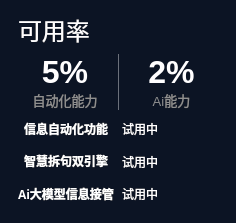
                      <widget class="QFrame" name="instrument_frame">
                       <property name="minimumSize">
                        <size>
                         <width>236</width>
                         <height>223</height>
                        </size>
                       </property>
                       <property name="styleSheet">
                        <string notr="true">QFrame{
	background-color: rgb(12, 20, 36);
border:0px solid red;
	color: rgb(255, 254, 255);
border-radius:14px
}</string>
                       </property>
                       <property name="frameShape">
                        <enum>QFrame::StyledPanel</enum>
                       </property>
                       <property name="frameShadow">
                        <enum>QFrame::Raised</enum>
                       </property>
                       <layout class="QVBoxLayout" name="verticalLayout_33">
                        <property name="spacing">
                         <number>6</number>
                        </property>
                        <property name="leftMargin">
                         <number>18</number>
                        </property>
                        <property name="topMargin">
                         <number>12</number>
                        </property>
                        <property name="rightMargin">
                         <number>18</number>
                        </property>
                        <property name="bottomMargin">
                         <number>16</number>
                        </property>
                        <item>
                         <widget class="QLabel" name="label_63">
                          <property name="font">
                           <font>
                            <family>微软雅黑 Light</family>
                            <pointsize>18</pointsize>
                            <bold>false</bold>
                           </font>
                          </property>
                          <property name="text">
                           <string>可用率</string>
                          </property>
                         </widget>
                        </item>
                        <item>
                         <layout class="QHBoxLayout" name="horizontalLayout_44">
                          <item>
                           <layout class="QVBoxLayout" name="verticalLayout_34">
                            <property name="spacing">
                             <number>0</number>
                            </property>
                            <item>
                             <widget class="QLabel" name="label_64">
                              <property name="font">
                               <font>
                                <pointsize>24</pointsize>
                                <bold>true</bold>
                               </font>
                              </property>
                              <property name="text">
                               <string>5%</string>
                              </property>
                              <property name="alignment">
                               <set>Qt::AlignCenter</set>
                              </property>
                             </widget>
                            </item>
                            <item>
                             <widget class="QLabel" name="label_65">
                              <property name="font">
                               <font>
                                <pointsize>10</pointsize>
                                <bold>false</bold>
                               </font>
                              </property>
                              <property name="styleSheet">
                               <string notr="true">color: rgb(143, 143, 143);</string>
                              </property>
                              <property name="text">
                               <string>自动化能力</string>
                              </property>
                              <property name="alignment">
                               <set>Qt::AlignCenter</set>
                              </property>
                             </widget>
                            </item>
                           </layout>
                          </item>
                          <item>
                           <widget class="Line" name="line_5">
                            <property name="maximumSize">
                             <size>
                              <width>1</width>
                              <height>16777215</height>
                             </size>
                            </property>
                            <property name="styleSheet">
                             <string notr="true">background-color: rgba(255, 255, 255,100);</string>
                            </property>
                            <property name="orientation">
                             <enum>Qt::Vertical</enum>
                            </property>
                           </widget>
                          </item>
                          <item>
                           <layout class="QVBoxLayout" name="verticalLayout_35">
                            <property name="spacing">
                             <number>0</number>
                            </property>
                            <item>
                             <widget class="QLabel" name="label_66">
                              <property name="font">
                               <font>
                                <pointsize>24</pointsize>
                                <bold>true</bold>
                               </font>
                              </property>
                              <property name="text">
                               <string>2%</string>
                              </property>
                              <property name="alignment">
                               <set>Qt::AlignCenter</set>
                              </property>
                             </widget>
                            </item>
                            <item>
                             <widget class="QLabel" name="label_67">
                              <property name="font">
                               <font>
                                <pointsize>10</pointsize>
                                <bold>false</bold>
                               </font>
                              </property>
                              <property name="styleSheet">
                               <string notr="true">color: rgb(143, 143, 143);</string>
                              </property>
                              <property name="text">
                               <string>Ai能力</string>
                              </property>
                              <property name="alignment">
                               <set>Qt::AlignCenter</set>
                              </property>
                             </widget>
                            </item>
                           </layout>
                          </item>
                         </layout>
                        </item>
                        <item>
                         <layout class="QHBoxLayout" name="horizontalLayout_45">
                          <property name="spacing">
                           <number>8</number>
                          </property>
                          <item>
                           <widget class="QPushButton" name="pushButton_28">
                            <property name="font">
                             <font>
                              <family>微软雅黑 Light</family>
                              <bold>true</bold>
                             </font>
                            </property>
                            <property name="styleSheet">
                             <string notr="true">border:none;
color: rgb(255, 255, 255);</string>
                            </property>
                            <property name="text">
                             <string>信息自动化功能</string>
                            </property>
                            <property name="icon">
                             <iconset>
                              <normaloff>resources/img/page0/page0_允许白钩.svg</normaloff>resources/img/page0/page0_允许白钩.svg</iconset>
                            </property>
                            <property name="iconSize">
                             <size>
                              <width>24</width>
                              <height>24</height>
                             </size>
                            </property>
                           </widget>
                          </item>
                          <item>
                           <widget class="QLabel" name="label_68">
                            <property name="maximumSize">
                             <size>
                              <width>16777215</width>
                              <height>32</height>
                             </size>
                            </property>
                            <property name="text">
                             <string>试用中</string>
                            </property>
                           </widget>
                          </item>
                         </layout>
                        </item>
                        <item>
                         <layout class="QHBoxLayout" name="horizontalLayout_46">
                          <property name="spacing">
                           <number>8</number>
                          </property>
                          <item>
                           <widget class="QPushButton" name="pushButton_29">
                            <property name="font">
                             <font>
                              <family>微软雅黑 Light</family>
                              <bold>true</bold>
                             </font>
                            </property>
                            <property name="styleSheet">
                             <string notr="true">border:none;
color: rgb(255, 255, 255);</string>
                            </property>
                            <property name="text">
                             <string>智慧拆句双引擎</string>
                            </property>
                            <property name="icon">
                             <iconset>
                              <normaloff>resources/img/page0/page0_允许白钩.svg</normaloff>resources/img/page0/page0_允许白钩.svg</iconset>
                            </property>
                            <property name="iconSize">
                             <size>
                              <width>24</width>
                              <height>24</height>
                             </size>
                            </property>
                           </widget>
                          </item>
                          <item>
                           <widget class="QLabel" name="label_69">
                            <property name="maximumSize">
                             <size>
                              <width>16777215</width>
                              <height>32</height>
                             </size>
                            </property>
                            <property name="text">
                             <string>试用中</string>
                            </property>
                           </widget>
                          </item>
                         </layout>
                        </item>
                        <item>
                         <layout class="QHBoxLayout" name="horizontalLayout_47">
                          <property name="spacing">
                           <number>8</number>
                          </property>
                          <item>
                           <widget class="QPushButton" name="pushButton_30">
                            <property name="font">
                             <font>
                              <family>微软雅黑 Light</family>
                              <bold>true</bold>
                             </font>
                            </property>
                            <property name="styleSheet">
                             <string notr="true">border:none;
color: rgb(255, 255, 255);</string>
                            </property>
                            <property name="text">
                             <string>Ai大模型信息接管</string>
                            </property>
                            <property name="icon">
                             <iconset>
                              <normaloff>resources/img/page0/page0_禁止白叉.svg</normaloff>resources/img/page0/page0_禁止白叉.svg</iconset>
                            </property>
                            <property name="iconSize">
                             <size>
                              <width>24</width>
                              <height>24</height>
                             </size>
                            </property>
                           </widget>
                          </item>
                          <item>
                           <widget class="QLabel" name="label_70">
                            <property name="maximumSize">
                             <size>
                              <width>16777215</width>
                              <height>32</height>
                             </size>
                            </property>
                            <property name="text">
                             <string>试用中</string>
                            </property>
                           </widget>
                          </item>
                         </layout>
                        </item>
                       </layout>
                      </widget>
